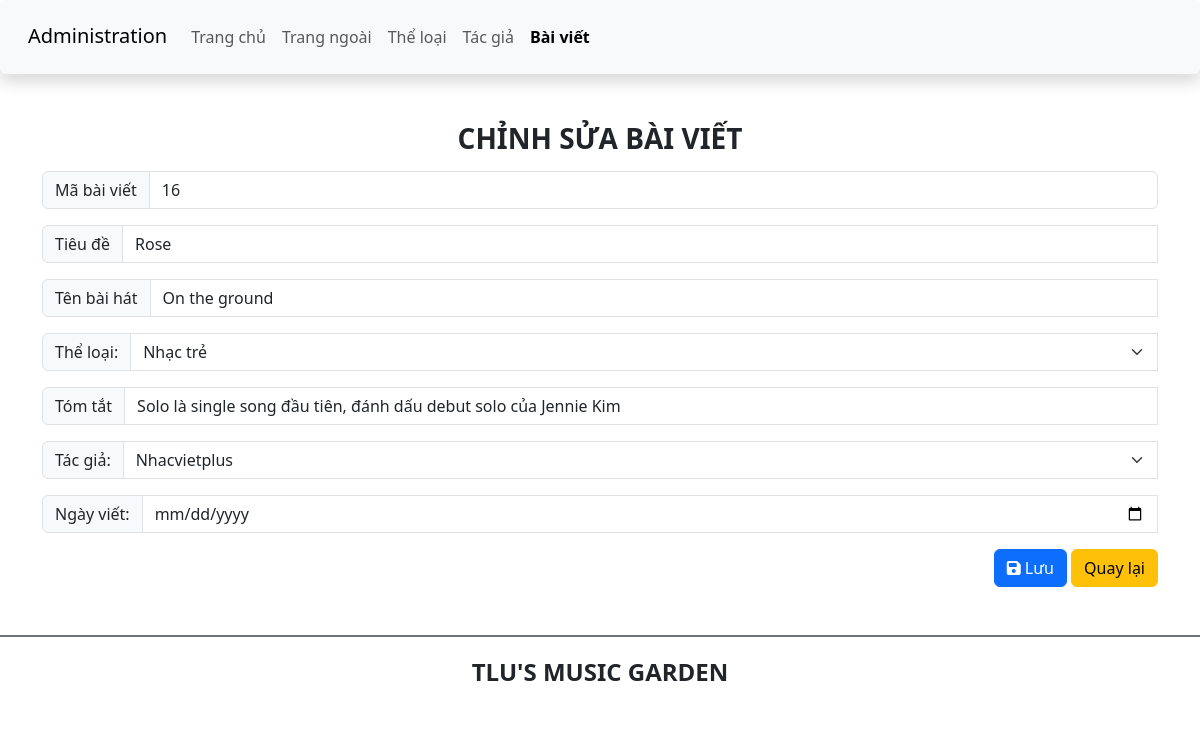
/admin/article/edit_article.php?ma_bviet=16, run on the app's committed database.
### tables this page shows
CREATE TABLE `baiviet` (
  `ma_bviet` int(10) UNSIGNED NOT NULL,
  `tieude` varchar(200) NOT NULL,
  `ten_bhat` varchar(100) NOT NULL,
  `ma_tloai` int(10) UNSIGNED NOT NULL,
  `tomtat` text NOT NULL,
  `noidung` text DEFAULT NULL,
  `ma_tgia` int(10) UNSIGNED NOT NULL,
  `ngayviet` datetime NOT NULL DEFAULT current_timestamp(),
  `hinhanh` varchar(200) DEFAULT NULL
);

### admin/article/edit_article.php (the view, shortened to what this page needs)
<!DOCTYPE html>
<html lang="en">
<head>
    <link href="https://cdn.jsdelivr.net/npm/bootstrap@5.3.0-alpha1/dist/css/bootstrap.min.css" rel="stylesheet">
    <link rel="stylesheet" href="https://cdnjs.cloudflare.com/ajax/libs/font-awesome/6.3.0/css/all.min.css" />
    <link rel="stylesheet" href="css/style_login.css">
</head>
<body>
    <?php
        include 'C:\xampp\htdocs\vd\CSE485_2023\db.php';
        $ma_bviet = $_GET['ma_bviet'];
        $sql_article = "SELECT ma_bviet, tieude, ten_bhat, theloai.ten_tloai, tomtat, tacgia.ten_tgia, ngayviet
                        FROM baiviet
                        JOIN theloai ON baiviet.ma_tloai = theloai.ma_tloai
                        JOIN tacgia ON baiviet.ma_tgia = tacgia.ma_tgia
                        WHERE ma_bviet = $ma_bviet
                        ORDER BY ma_bviet";
        $result_article = $conn->query($sql_article);
        $article_suppliersRow = mysqli_fetch_array($result_article, MYSQLI_ASSOC);
    ?>
    <header>
        <nav class="navbar navbar-expand-lg bg-body-tertiary shadow p-3 bg-white rounded">
            <div class="container-fluid">
                <div class="h3">
                    <a class="navbar-brand" href="#">Administration</a>
                </div>
                <div class="collapse navbar-collapse" id="navbarSupportedContent">
                <ul class="navbar-nav me-auto mb-2 mb-lg-0">
                    <li class="nav-item">
                        <a class="nav-link" aria-current="page" href="./">Trang chủ</a>
                    </li>
                    <li class="nav-item">
                        <a class="nav-link" href="../index.php">Trang ngoài</a>
                    </li>
                    <li class="nav-item">
                        <a class="nav-link" href="category.php">Thể loại</a>
                    </li>
                    <li class="nav-item">
                        <a class="nav-link" href="author.php">Tác giả</a>
                    </li>
                    <li class="nav-item">
                        <a class="nav-link active fw-bold" href="article.php">Bài viết</a>
                    </li>
                </ul>
                </div>
            </div>
        </nav>
    </header>
    <main class="container mt-5 mb-5">
        <div class="row">
            <div class="col-sm">
                <h3 class="text-center text-uppercase fw-bold">Chỉnh sửa bài viết</h3>
                <form method="post" enctype="multipart/form-data">
                    <div class="input-group mt-3 mb-3">
                        <span class="input-group-text" id="lblma_bai_viet">Mã bài viết</span>
                        <input type="text" class="form-control" name="txt_ma_bviet" value = "<?php echo $article_suppliersRow['ma_bviet'] ?>" readonly>
                    </div>
                    <div class="input-group mt-3 mb-3">
                        <span class="input-group-text" id="lbltieu_de">Tiêu đề</span>
                        <input type="text" class="form-control" name="txt_tieude" value = "<?php echo $article_suppliersRow['tieude'] ?>"> <br>
                    </div>
                    <div class="input-group mt-3 mb-3">
                        <span class="input-group-text" id="lblten_bai_hat">Tên bài hát</span>
                        <input type="text" class="form-control" name="txt_ten_bhat" value = "<?php echo $article_suppliersRow['ten_bhat'] ?>"> <br>
                    </div>
                    <div class="input-group mt-3 mb-3">
                        <span class="input-group-text" id="lblthe_loai">Thể loại:</span>
                        <select class="form-select" id="the_loai" name="txt_ma_tloai" value = "<?php echo $article_suppliersRow['ten_tloai'] ?>"required>
                            <?php
                                $sql_category = "SELECT ma_tloai, ten_tloai FROM theloai";
                                $result_category = $conn->query($sql_category);
                                while($row = $result_category->fetch_assoc()){
                                    echo '<option value="' . $row['ma_tloai'] . '">' . $row['ten_tloai'] . '</option>';
                                }
                            ?>
                        </select><br>
                    </div>
                    <div class="input-group mt-3 mb-3">
                        <span class="input-group-text" id="lbltom_tat">Tóm tắt</span>
                        <input type="text" class="form-control" name="txt_tomtat" value = "<?php echo $article_suppliersRow['tomtat'] ?>" required> <br>
                    </div>
                    <div class="input-group mt-3 mb-3">
                        <span class="input-group-text" id="lbltac_gia">Tác giả:</span>
                        <select class="form-select" id="tac_gia" name="txt_ma_tgia" value = "<?php echo $article_suppliersRow['ten_tgia'] ?>" required>
                        <?php
                                $sql_author = "SELECT ma_tgia, ten_tgia FROM tacgia";
                                $result_author = $conn->query($sql_author);
                                while($row = $result_author->fetch_assoc()){
                                    echo '<option value="' . $row['ma_tgia'] . '">' . $row['ten_tgia'] . '</option>';
                                }
                            ?>
                        </select><br>
                    </div>
                    <div class="input-group mt-3 mb-3">
                        <span class="input-group-text" id="lblngay_viet">Ngày viết:</span>
                        <input type="date" class="form-control" name="txt_ngayviet" value = "<?php echo $article_suppliersRow['ngayviet'] ?>" required> <br>
                    </div>
                    <div class="form-group  float-end ">
                        <button  name = "btnEdit" class="btn btn-primary"><i class="fas fa-save"></i> Lưu </button>
                        <a href="article.php" class="btn btn-warning ">Quay lại</a>
                    </div>
                </form>
            </div>
        </div>
    </main>
    <footer class="bg-white d-flex justify-content-center align-items-center border-top border-secondary  border-2" style="height:80px">
        <h4 class="text-center text-uppercase fw-bold">TLU's music garden</h4>
    </footer>
</body>
</html>

### data on the page
baiviet: txt_ma_bviet "16", txt_tieude "Rose", txt_ten_bhat "On the ground", txt_tomtat "Solo là single song đầu tiên, đánh dấu debut solo của Jennie Kim"

### other printed values
form field txt_ma_tloai "Nhạc trẻ"
form field txt_ma_tgia "Nhacvietplus"
